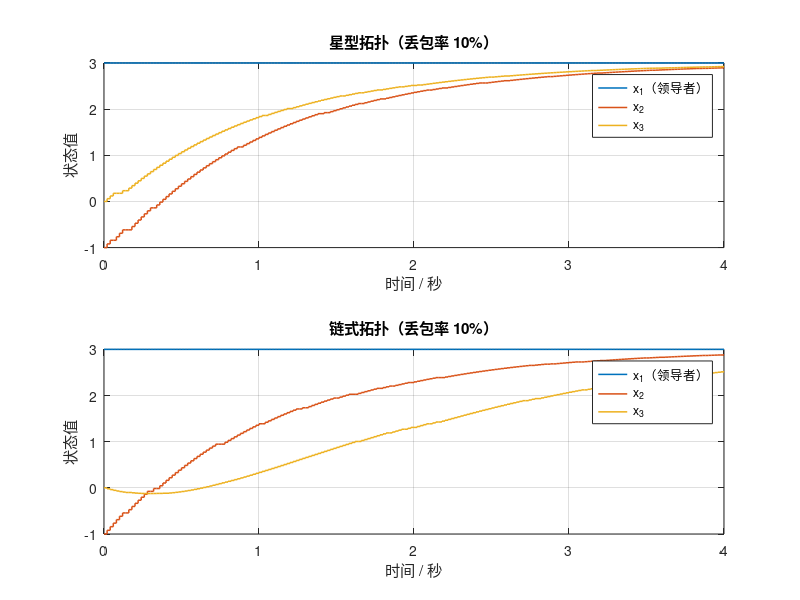

Recreate this plot in MATLAB.
%% ========================== 通信丢失一致性仿真 ==========================
% 目标：在“星型”与“链式”两种拓扑下，引入随机丢包机制（Bernoulli 失边），
%       评估多智能体系统一致性性能的鲁棒性。
% 作者：————
% MATLAB 版本：R2021a
% =======================================================================

clc; clear; rng(2025);                    % 固定随机种子便于复现
T_end  = 4;  dt = 0.02;  N = T_end/dt;    % 仿真步长与总步数
t_vec  = 0:dt:T_end;

%% ---------- 1. 拓扑基矩阵与对应可丢失边列表 ---------------------------
L_star_base  = [0  0  0 ;                 % 星型：Leader→所有跟随者
               -1  1  0 ;
               -1  0  1 ];
edgeList_star  = [2 1 ; 3 1];             % 可丢失无向边(节点i,节点j)

L_chain_base = [0  0  0 ;                 % 链式：Leader→F1→F2
               -1  1  0 ;
                0 -1  1 ];
edgeList_chain = [2 1 ; 3 2];

%% ---------- 2. 丢包概率设置 -------------------------------------------
p_loss = 0.10;          % 单条边单步丢失概率，可自行修改

%% ---------- 3. 去边工具 -------------------------------------------------
removeEdge = @(L,i,j) ...                % 删除(i,j)双向边，并修正对角线
    (L(i,j)==0).*L + (L(i,j)~=0).*( ...
        (L - sparse([i j],[j i],[L(i,j) L(j,i)],3,3)) + ...
        sparse([i j],[i j],[L(i,j) L(j,i)],3,3) );

%% ---------- 4. 仿真函数 -------------------------------------------------
function X = runConsensus(L0, edgeList, name, p_loss, dt, N, t_vec, removeEdge)
    X          = zeros(3,N+1);  X(:,1) = [3;-1;0];
    for k = 1:N
        L = L0;
        % --- 随机丢包：对 edgeList 中每条边做 Bernoulli 试验 ---
        for e = 1:size(edgeList,1)
            i = edgeList(e,1); j = edgeList(e,2);
            if rand < p_loss
                L = removeEdge(L,i,j);    % 本步失去该边
            end
        end
        % --- 一致性迭代 ---
        X(:,k+1) = X(:,k) - dt*L*X(:,k);
        X(1,k+1) = X(1,1);               % Leader 状态恒定
    end
    fprintf('%s 拓扑仿真完成（丢包率 %.2f）。\n', name, p_loss);
end

%% ---------- 5. 执行两种拓扑的仿真 -------------------------------------
X_star  = runConsensus(L_star_base,  edgeList_star,  '星型', p_loss, dt, N, t_vec, removeEdge);
X_chain = runConsensus(L_chain_base, edgeList_chain, '链式', p_loss, dt, N, t_vec, removeEdge);

%% ---------- 6. 绘图 -----------------------------------------------------
figure;
subplot(2,1,1);
stairs(t_vec, X_star(1,:), 'LineWidth',1.1); hold on;
stairs(t_vec, X_star(2,:), 'LineWidth',1.1);
stairs(t_vec, X_star(3,:), 'LineWidth',1.1);
title(sprintf('星型拓扑（丢包率 %.0f%%）',p_loss*100));
xlabel('时间 / 秒'); ylabel('状态值'); grid on;
legend('x_1（领导者）','x_2','x_3','Location','best');

subplot(2,1,2);
stairs(t_vec, X_chain(1,:), 'LineWidth',1.1); hold on;
stairs(t_vec, X_chain(2,:), 'LineWidth',1.1);
stairs(t_vec, X_chain(3,:), 'LineWidth',1.1);
title(sprintf('链式拓扑（丢包率 %.0f%%）',p_loss*100));
xlabel('时间 / 秒'); ylabel('状态值'); grid on;
legend('x_1（领导者）','x_2','x_3','Location','best');
